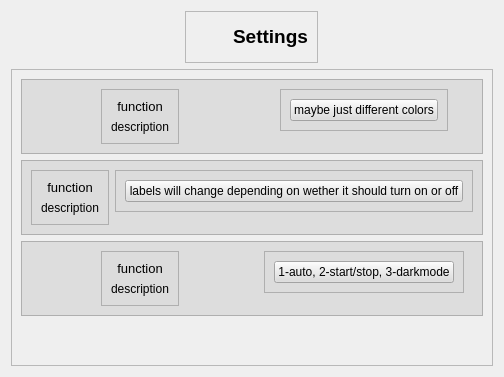
            <widget class="QWidget" name="settings_page">
             <layout class="QVBoxLayout" name="verticalLayout_6">
              <item alignment="Qt::AlignHCenter|Qt::AlignVCenter">
               <widget class="QFrame" name="settings_title_fr">
                <property name="frameShape">
                 <enum>QFrame::StyledPanel</enum>
                </property>
                <property name="frameShadow">
                 <enum>QFrame::Raised</enum>
                </property>
                <layout class="QHBoxLayout" name="horizontalLayout_15">
                 <item>
                  <widget class="QLabel" name="settings_icon">
                   <property name="sizePolicy">
                    <sizepolicy hsizetype="Maximum" vsizetype="Maximum">
                     <horstretch>0</horstretch>
                     <verstretch>0</verstretch>
                    </sizepolicy>
                   </property>
                   <property name="minimumSize">
                    <size>
                     <width>32</width>
                     <height>32</height>
                    </size>
                   </property>
                   <property name="text">
                    <string/>
                   </property>
                   <property name="pixmap">
                    <pixmap resource="icons.qrc">:/icons/icons/settings.svg</pixmap>
                   </property>
                  </widget>
                 </item>
                 <item>
                  <widget class="QLabel" name="settings_title_lbl">
                   <property name="sizePolicy">
                    <sizepolicy hsizetype="Maximum" vsizetype="Maximum">
                     <horstretch>0</horstretch>
                     <verstretch>0</verstretch>
                    </sizepolicy>
                   </property>
                   <property name="font">
                    <font>
                     <family>MS Shell Dlg 2</family>
                     <pointsize>14</pointsize>
                     <weight>75</weight>
                     <italic>false</italic>
                     <bold>true</bold>
                    </font>
                   </property>
                   <property name="styleSheet">
                    <string notr="true">font: 14pt &quot;MS Shell Dlg 2&quot;;
font-weight: bold;</string>
                   </property>
                   <property name="text">
                    <string>Settings</string>
                   </property>
                   <property name="alignment">
                    <set>Qt::AlignCenter</set>
                   </property>
                  </widget>
                 </item>
                </layout>
               </widget>
              </item>
              <item>
               <widget class="QFrame" name="settings_body_fr">
                <property name="sizePolicy">
                 <sizepolicy hsizetype="Preferred" vsizetype="Expanding">
                  <horstretch>0</horstretch>
                  <verstretch>0</verstretch>
                 </sizepolicy>
                </property>
                <property name="frameShape">
                 <enum>QFrame::StyledPanel</enum>
                </property>
                <property name="frameShadow">
                 <enum>QFrame::Raised</enum>
                </property>
                <layout class="QVBoxLayout" name="verticalLayout_12">
                 <item alignment="Qt::AlignTop">
                  <widget class="QFrame" name="frame">
                   <property name="styleSheet">
                    <string notr="true">background-color: rgba(220, 220, 220, 231);
</string>
                   </property>
                   <property name="frameShape">
                    <enum>QFrame::StyledPanel</enum>
                   </property>
                   <property name="frameShadow">
                    <enum>QFrame::Raised</enum>
                   </property>
                   <layout class="QHBoxLayout" name="horizontalLayout_14">
                    <item alignment="Qt::AlignHCenter">
                     <widget class="QFrame" name="frame_4">
                      <property name="frameShape">
                       <enum>QFrame::StyledPanel</enum>
                      </property>
                      <property name="frameShadow">
                       <enum>QFrame::Raised</enum>
                      </property>
                      <layout class="QVBoxLayout" name="verticalLayout_14">
                       <item>
                        <widget class="QLabel" name="label_6">
                         <property name="styleSheet">
                          <string notr="true">font: 10pt;</string>
                         </property>
                         <property name="text">
                          <string>function</string>
                         </property>
                         <property name="alignment">
                          <set>Qt::AlignCenter</set>
                         </property>
                        </widget>
                       </item>
                       <item>
                        <widget class="QLabel" name="label_7">
                         <property name="text">
                          <string>description</string>
                         </property>
                         <property name="alignment">
                          <set>Qt::AlignCenter</set>
                         </property>
                        </widget>
                       </item>
                      </layout>
                     </widget>
                    </item>
                    <item alignment="Qt::AlignHCenter|Qt::AlignTop">
                     <widget class="QFrame" name="frame_6">
                      <property name="frameShape">
                       <enum>QFrame::StyledPanel</enum>
                      </property>
                      <property name="frameShadow">
                       <enum>QFrame::Raised</enum>
                      </property>
                      <layout class="QVBoxLayout" name="verticalLayout_15">
                       <item>
                        <widget class="QPushButton" name="pushButton">
                         <property name="sizePolicy">
                          <sizepolicy hsizetype="Maximum" vsizetype="Fixed">
                           <horstretch>0</horstretch>
                           <verstretch>0</verstretch>
                          </sizepolicy>
                         </property>
                         <property name="styleSheet">
                          <string notr="true">:hover {
	color: rgb(246, 238, 255);
	background-color: rgb(48, 158, 255);
}

:pressed {
	background-color: rgb(146, 188, 255);
}</string>
                         </property>
                         <property name="text">
                          <string>maybe just different colors</string>
                         </property>
                        </widget>
                       </item>
                      </layout>
                     </widget>
                    </item>
                   </layout>
                  </widget>
                 </item>
                 <item alignment="Qt::AlignTop">
                  <widget class="QFrame" name="frame_3">
                   <property name="styleSheet">
                    <string notr="true">background-color: rgba(220, 220, 220, 231);
</string>
                   </property>
                   <property name="frameShape">
                    <enum>QFrame::StyledPanel</enum>
                   </property>
                   <property name="frameShadow">
                    <enum>QFrame::Raised</enum>
                   </property>
                   <layout class="QHBoxLayout" name="horizontalLayout_17">
                    <item alignment="Qt::AlignHCenter">
                     <widget class="QFrame" name="frame_5">
                      <property name="frameShape">
                       <enum>QFrame::StyledPanel</enum>
                      </property>
                      <property name="frameShadow">
                       <enum>QFrame::Raised</enum>
                      </property>
                      <layout class="QVBoxLayout" name="verticalLayout_13">
                       <item>
                        <widget class="QLabel" name="label_8">
                         <property name="styleSheet">
                          <string notr="true">font: 10pt;</string>
                         </property>
                         <property name="text">
                          <string>function</string>
                         </property>
                         <property name="alignment">
                          <set>Qt::AlignCenter</set>
                         </property>
                        </widget>
                       </item>
                       <item>
                        <widget class="QLabel" name="label_9">
                         <property name="text">
                          <string>description</string>
                         </property>
                         <property name="alignment">
                          <set>Qt::AlignCenter</set>
                         </property>
                        </widget>
                       </item>
                      </layout>
                     </widget>
                    </item>
                    <item alignment="Qt::AlignHCenter|Qt::AlignTop">
                     <widget class="QFrame" name="frame_7">
                      <property name="frameShape">
                       <enum>QFrame::StyledPanel</enum>
                      </property>
                      <property name="frameShadow">
                       <enum>QFrame::Raised</enum>
                      </property>
                      <layout class="QVBoxLayout" name="verticalLayout_16">
                       <item>
                        <widget class="QPushButton" name="pushButton_2">
                         <property name="sizePolicy">
                          <sizepolicy hsizetype="Maximum" vsizetype="Fixed">
                           <horstretch>0</horstretch>
                           <verstretch>0</verstretch>
                          </sizepolicy>
                         </property>
                         <property name="styleSheet">
                          <string notr="true">:hover {
	color: rgb(246, 238, 255);
	background-color: rgb(48, 158, 255);
}

:pressed {
	background-color: rgb(146, 188, 255);
}</string>
                         </property>
                         <property name="text">
                          <string>labels will change depending on wether it should turn on or off</string>
                         </property>
                        </widget>
                       </item>
                      </layout>
                     </widget>
                    </item>
                   </layout>
                  </widget>
                 </item>
                 <item>
                  <widget class="QFrame" name="frame_8">
                   <property name="styleSheet">
                    <string notr="true">background-color: rgba(220, 220, 220, 231);
</string>
                   </property>
                   <property name="frameShape">
                    <enum>QFrame::StyledPanel</enum>
                   </property>
                   <property name="frameShadow">
                    <enum>QFrame::Raised</enum>
                   </property>
                   <layout class="QHBoxLayout" name="horizontalLayout_9">
                    <item alignment="Qt::AlignHCenter">
                     <widget class="QFrame" name="frame_9">
                      <property name="frameShape">
                       <enum>QFrame::StyledPanel</enum>
                      </property>
                      <property name="frameShadow">
                       <enum>QFrame::Raised</enum>
                      </property>
                      <layout class="QVBoxLayout" name="verticalLayout_18">
                       <item>
                        <widget class="QLabel" name="label_10">
                         <property name="styleSheet">
                          <string notr="true">font: 10pt;</string>
                         </property>
                         <property name="text">
                          <string>function</string>
                         </property>
                         <property name="alignment">
                          <set>Qt::AlignCenter</set>
                         </property>
                        </widget>
                       </item>
                       <item>
                        <widget class="QLabel" name="label_11">
                         <property name="text">
                          <string>description</string>
                         </property>
                         <property name="alignment">
                          <set>Qt::AlignCenter</set>
                         </property>
                        </widget>
                       </item>
                      </layout>
                     </widget>
                    </item>
                    <item alignment="Qt::AlignHCenter|Qt::AlignTop">
                     <widget class="QFrame" name="frame_10">
                      <property name="frameShape">
                       <enum>QFrame::StyledPanel</enum>
                      </property>
                      <property name="frameShadow">
                       <enum>QFrame::Raised</enum>
                      </property>
                      <layout class="QVBoxLayout" name="verticalLayout_19">
                       <item>
                        <widget class="QPushButton" name="pushButton_3">
                         <property name="sizePolicy">
                          <sizepolicy hsizetype="Maximum" vsizetype="Fixed">
                           <horstretch>0</horstretch>
                           <verstretch>0</verstretch>
                          </sizepolicy>
                         </property>
                         <property name="styleSheet">
                          <string notr="true">:hover {
	color: rgb(246, 238, 255);
	background-color: rgb(48, 158, 255);
}

:pressed {
	background-color: rgb(146, 188, 255);
}</string>
                         </property>
                         <property name="text">
                          <string>1-auto, 2-start/stop, 3-darkmode</string>
                         </property>
                        </widget>
                       </item>
                      </layout>
                     </widget>
                    </item>
                   </layout>
                  </widget>
                 </item>
                 <item>
                  <spacer name="verticalSpacer">
                   <property name="orientation">
                    <enum>Qt::Vertical</enum>
                   </property>
                   <property name="sizeHint" stdset="0">
                    <size>
                     <width>20</width>
                     <height>40</height>
                    </size>
                   </property>
                  </spacer>
                 </item>
                </layout>
               </widget>
              </item>
             </layout>
            </widget>
